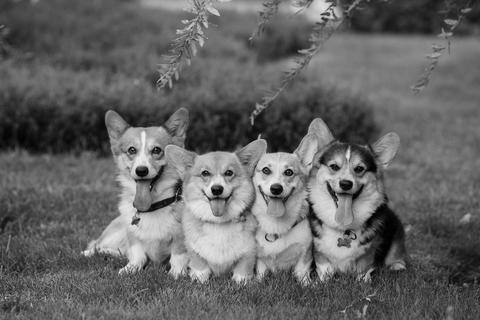
#> input picture Lab2/test-image.jpg, 480 x 320 px; the run also reads 1 picture not shown here
$ jupyter execute --allow-errors Lab2.ipynb   (shell and % lines are left out)
#> lines starting #> are read from the running program, lines starting #| are printed output that depends on the picture
# ECE 311 Lab 2: LSI Systems
## Due Date: 2/11 @ 11:59PM on Compass
In this lab, we will explore Linear Shift-Invariant (LSI) systems and their properties with applications involving toy signals, image filtering, stock data, and even an example of a simple non-linear system. Let's get started!

[cell 1]
#import necessary libraries for this lab
import numpy as np
import scipy.signal as signal
import matplotlib.pyplot as plt

from skimage.io import imread

## Getting Started with Convolution

We remember from ECE 210, that convolution describes how any continuous-time input signal is processed by an LTI system. Given an input $x(t)$ and an LTI system's impulse response $h(t)$, the system output $y(t)$ is given by

$$
y(t) = x(t) * h(t).
$$

Recall that convolution for continous signals is defined as

$$
y(t) = \int_{\tau = -\infty}^{\infty}x(\tau)h(t-\tau)d\tau = \int_{\tau=-\infty}^{\infty}x(t-\tau)h(\tau)d\tau.
$$

You have learned in ECE 310 that discrete-time LSI systems also have an impulse response $h[n]$, which is the system response to a unit Kronecker delta $\delta[n]$ input. Thus we can express the system output given an input signal via discrete-time convolution.

$$
y[n] = x[n] * h[n]
$$

$$
y[n] = \sum_{k=-\infty}^{\infty}x[k]h[n-k] = \sum_{k=-\infty}^{\infty}x[n-k]h[k]
$$

Like the width properties of continuous-time convolution, if $x$ is of length $N$ and $h$ is of length $M$, the result $y$ will be of length $N+M-1$. It is important to note that every LSI system can be represented by a convolution, every system that can be expressed as a convolution has an impulse response, and any system with an impulse response must be LSI. This means the relationship between LSI systems, convolution, and impulse responses is an "if and only if" relationship; they all imply one another! This is something handy to keep in mind whenever you want to identify and describe an LSI system.

The key function we will use to perform convolutions is the $\textrm{convolve()}$ function in the $\textrm{scipy.signal}$ module. The usage of this function for an example system is as follows:

$$
x[n] = \delta[n]+2\delta[n-2]+3\delta[n-4]
$$

$$
y[n] = x[n]+3x[n-1]
$$

[cell 2]
x = np.array([1,0,2,0,3]) #input signal
h = np.array([1,3]) #filter/system's impulse response
y = signal.convolve(x,h) #signal.convolve(in1,in2)

print(y) #verify this result by hand!

Note how we extracted the system's impulse response for the system's Linear Constant Coefficient Difference Equation (LCCDE). Our first term takes the present input value and multiplies it by one, and the second term multiplies the most recent input by three. Intuitively, when we flip and shift our filter $h$ for the convolution, we will be applying this system to the input signal at each shift step. The $\textrm{signal.convolve()}$ function assumes the arrays that represent our signals begin at index zero.

## Exercise 1: Implementing LSI Systems

In the below code cell, implement the following LSI systems and plot the system response (using $\textrm{plt.stem()}$) to each of the listed input signals. Comment on the results in the following Markdown cell. Remember to determine the LCCDE for each system to infer its impulse response!

* System A: $y_a[n] = -x[n]+2x[n-1]-x[n-2]$

* System B: $y_b[n] = \frac{1}{4}x[n]+\frac{1}{2}x[n-1]+\frac{1}{4}x[n-2]$

* $x_1[n] = u[n] - u[n-7], 0\leq n\leq 10$

* $x_2[n] = \sin(\frac{\pi}{2}n), 0\leq n\leq 10$

[cell 3]
#create input signals here:
#Hint: Use np.sin and np.pi!
t = np.linspace(0,10,1000) #1000 even spaced between 0 and 10

x1  = np.array([1,1,1,1,1,1,1,0,0,0])
x11 = np.array([0,1,1,1,1,1,1,1,0,0]) #u[n-1]-u[n-8]
x12 = np.array([0,0,1,1,1,1,1,1,1,0]) #u[n-2]-u[n-9]
x2  = np.sin(np.pi/2 * t)
x22 = np.sin(np.pi/2 * t - (np.pi/2)) #sin((n-1)pi/2)
x23 = np.sin(np.pi/2 * t - np.pi)     #sin((n-2)pi/2)
#System A
sysA = -x1 + (2*x11) - x12
plt.figure()
plt.title('System A x1')
plt.stem(sysA)   #x1 result system A
#plot result for x2
sysA = -x2 + (2*x22) - x23
plt.figure()
plt.title('System A x2')
plt.plot(sysA)

#System B
sysB = .25*x1 + .5*x11 + .25*x12
plt.figure()
plt.title('System B x1')
plt.stem(sysB)
#plot result for x2
sysB = .25*x2 + .5*x22 + .25*x23
plt.figure()
plt.title('System B x2')
plt.plot(sysB)
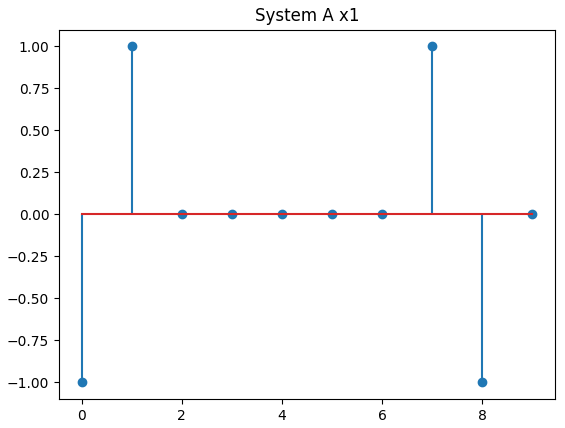
#> figure drawn by matplotlib, 1 panel; curve peaks at x = 1, y = 1
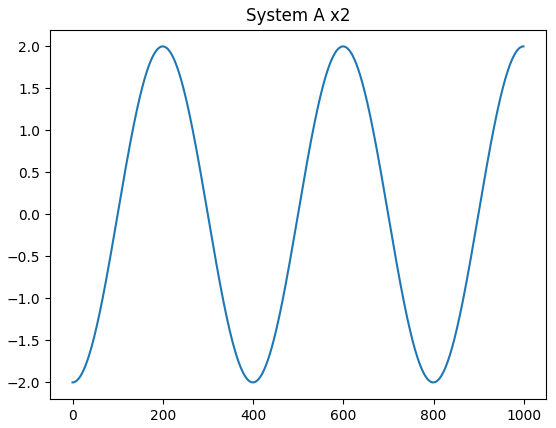
#> figure drawn by matplotlib, 1 panel; curve peaks at x = 999, y = 2
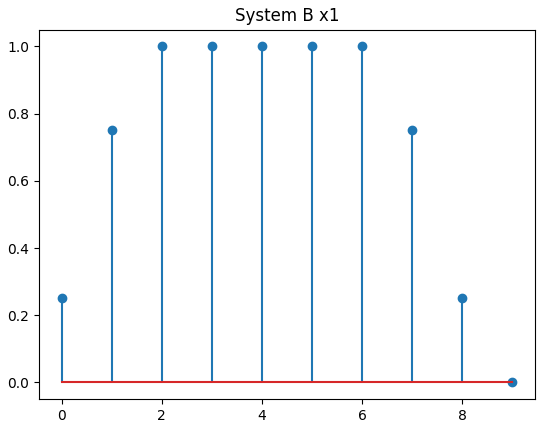
#> figure drawn by matplotlib, 1 panel; curve peaks at x = 2, y = 1

Comments here:
(Consider how the different filters affect the flatter and faster moving parts of the input signals. What do you think each filter is doing?)

The first filter seemed to remove the flat parts of the input signal. As for the input sin signal, its amplitude doubled. The second filter seems to taper off the lower and higher parts of

## Exercise 2: Bitcoin Pricing Correction

One type of signal could be some non-physical 1D information. An example of this would be stock price or cryptocurrency data. This data is notoriously noisy and can jump around unpredictably.

Remember that the systems we work with can be either causal or non-causal. A causal system only uses present and past information or values to calculate its present values, while a non-causal system can leverage future information. In this excercise, we will compare causal and non-causal versions of a filter to smooth a day's worth of bitcoin pricing data. We have provided 24 hours of prices with pricing updates every minute (1440 points). The date in question is Christmas Eve Day (12/24), 2017.

#> (a cell that did not finish here is left out)

Pretty noisy, right? Maybe a lot of last-minute Christmas gifts made the price even more unpredictable!

In this exercise, you will implement two length-51 moving average filters on this Bitcoin price data. The first will be causal and the second will be non-causal. Mathematically, we can represent these systems as follows:

$$
y_1[n] = \frac{1}{51}\sum_{i=0}^{50}x[n - i]
$$

$$
y_2[n] = \frac{1}{51}\sum_{i=-25}^{25}x[n - i]
$$

Furthermore, since the moving average filter is an LSI system (verify this for yourself!) we may implement it as a convolution. A natural question to ask is how does the $\textrm{signal.convolve()}$ function perform non-causal convolution? How can you indicate negative indices when making an array for a system's impulse response? This is where the "same" mode comes in! We may use the "same" mode as follows:

```
y = signal.convolve(x,h,'same'),
```

where $x$ is of length $N$ and $h$ is length $M$. This line of code will perform a full linear convolution like the default mode, but then it will only keep the center $N$ values (length of first argument/array). This operation is equivalent to zero-centering our filter array (second argument/array). You may want to try a couple small examples to convince yourself this is true. The "same" mode will be important to keep in mind throughout this lab and the rest of the course.

**Important Note:** For the following two parts, we have provided the appropriate start and end indices to help us make sure each implementation returns results of the same size and to remove initial condition worries (ramping behavior since we would have fewer than 51 samples as the filter has partial overlap). You should build the appropriate impulse response $h$ for filtering and correctly use the $\textrm{scipy.signal()}$ to implement the requested system.

a. Apply the causal filter to the provided bitcoin price data (contained in the ``bitcoin_data`` variable). Plot the original and smoothed data on the same plot. To make sure your output is the same length and matches up correctly in time, you should slice out entries from result the same way we did to create the ``truth_data`` variable.

b. Apply the non-causal filter to the provided bitcoin price data. Plot the original and smoothed data on the same plot. To make sure your output is the same length and matches up correctly in time, you should slice out entries from result the same way we did to create the ``truth_data`` variable.

c. Plot the error signals for each filter on the same plot. Let the error signal for a system's output be given by

$$
y_e = y - \hat{y},
$$

where $\hat{y}$ is the system output and $y$ is the sliced original data used for plotting, ``truth_data``.

d. Comment on the results in the following Markdown cell. What is noticeably different? Is it better to know a lot of past information or a decent amount of past and future information?

#> (a cell that did not finish here is left out)

Comments for part 2.d here:

The differences are not too groundbreaking, however the non-causal information in the second plot seems smoother. This can also be seen in the error plots. The error is much more consistent, with error being usually between 0 and 500. The same cannot be said with the first error plot. It seems that it is a bit better to know some past and future information.

# Image Convolution

In ECE 310, we typically focus on the implications of filtering in the frequency domain of a 1D signal. Our most common idea of a 1D signal is a piece of audio. In this section, we will experiment with image filtering along both axes of an image and see that we can do more than just filtering with convolution.

## Exercise 3: 1D Image Convolution

Implement a 1D length 21 moving average filter on the provided ``test-image.jpg`` image along its:

a. Rows

b. Columns

c. Rows then columns

d. Columns then rows

Plot each of the resulting images and give them unique titles.

e. Comment on the images from the "rows then columns" and "columns then rows" procedures. Are they the same? Explain your answer, why are they the same or different?

[cell 6]
#make filter and load image
image = imread('test-image.jpg')
#> image is the input picture: shape (320, 480); min 0, max 253, mean 101.1
plt.figure(figsize=(10,6))
plt.imshow(image,'gray')
plt.title('Original Image')
L = 21
h = np.ones(L) * 1/21
n_rows,n_cols = image.shape
#Code for 3.a along rows (apply filter to each row independently)
image_row = np.zeros(image.shape)
#Hint: image_row[i,:] = signal.convolve(image[i,:],h,'same') for each row
for x in range(0,n_rows):
    image_row[x,:] = signal.convolve(image[x,:], h, 'same')
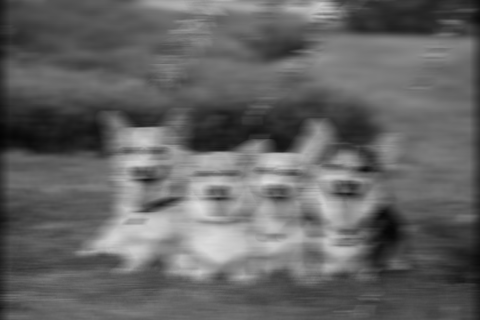
#> image_row: shape (320, 480) float64; min 4.67, max 221.9, mean 100.2
plt.figure(figsize=(10,6))
plt.imshow(image_row,'gray')
plt.title('Along rows')
#along the columns (3.b)
for x in range(0,n_cols):
    image_row[:,x] = signal.convolve(image[:,x], h, 'same')
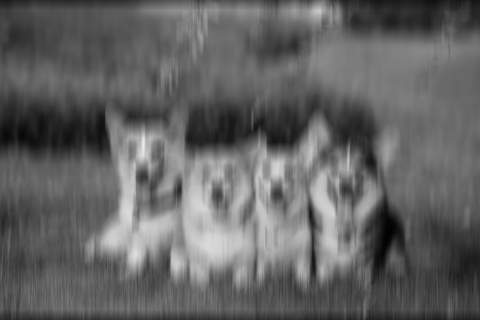
#> image_row: shape (320, 480) float64; min 2.43, max 235.8, mean 99.5
plt.figure(figsize=(10,6))
plt.imshow(image_row,'gray')
plt.title('Along cols')
#rows then columns (3.c)
for x in range(0,n_rows):
    image_row[x,:] = signal.convolve(image[x,:], h, 'same')
for x in range(0,n_cols):
    image_row[:,x] = signal.convolve(image[:,x], h, 'same')
plt.figure(figsize=(10,6))
plt.imshow(image_row,'gray')
plt.title('Along rows thaen cols')
#columns then rows (3.d)
for x in range(0,n_cols):
    image_row[:,x] = signal.convolve(image[:,x], h, 'same')
for x in range(0,n_rows):
    image_row[x,:] = signal.convolve(image[x,:], h, 'same')
plt.figure(figsize=(10,6))
plt.imshow(image_row,'gray')
plt.title('Along cols thean rows')

Comments for 3.e:

## Exercise 4: Building an Edge Detector

Let's now apply image convolution to perform edge detection. We will build a simple edge detector step-by-step using the following simple 1D filter:

$$
h[n] = \delta[n+1] - \delta[n-1]
$$

a. Intuitively or mathematically, what does this filter do to an input signal? In other words, what parts of a signal would give a strong (large magnitude) response and what parts would give a weak (small magnitude) response? You may answer this with a couple signal examples and the result of convolution with $h[n]$ or qualitative intuition.

b. Is this filter causal? Why or why not? Is it a problem if the filter is non-causal? (Hint: consider the contexts in which we cannot violate causality!)

Note: For the next two parts, please store your results in separate variables. This will make part (e) much cleaner.

c. Apply $h[n]$ along the rows of the ``coins.jpg`` image. Plot the result with a grayscale color mapping.

d. Apply $h[n]$ along the columns of the ``coins.jpg`` image. Plot the result with a grascale color mapping.

So far we have checked for edge-like features in the image going along the rows and columns. Imagine these two results as being vectors indicating edge strength along the row axis and column axis of the image, respectively. Take a minute to look at the differences between these two resulting images. Can you tell which one is detecting edges within a row and which one is doing so within a column? What would be a sensible way to incorporate these two dimensions of information? Imagine they form a 2D vector and take the norm! More precisely:

$$
I_F(r,c) = \sqrt{\left(I_R(r,c)\right)^2 + \left(I_C(r,c)\right)^2},
$$

where $I_R$ and $I_C$ are the row and column filtered results, respectively.

e. Build the final result image $I_F$ according to the above equation. Plot the result again with a grayscale color mapping.

Answer for 4.a here:

This filter will subtract the next value from the previous value. Essentially, higher values may indicate a bigger difference between values, or in this case, pixels. An edge detector may implement this, by seeing where larger differences are found.

Answer for 4.b here:

This filter is noncausal. Values at any given step will require knowledge of the next value, as seen in the $\delta[n-1]$.There should be no problem for being noncausal, as the signal is an image. Values do not depend on time, they come in the form of the image.

[cell 7]
import math
#load coins.jpg
#> (the rest of this cell did not finish here and is left out)

## 2D Image Convolution

We don't need to limit ourselves to 1D image convolution. Our filters or "kernels" can be in two dimensions also! We will not spend much time on the math of 2D convolution/filtering in this class because it is best left for ECE 418 (Image and Video Processing); still,  we can use Python to try it out. But let's try something other than filtering this time!

Image convolution is not just for filtering or modifying an image. We can also use convolution to extract information from an image. Remember that convolution is is is is is is is is is is is is is is is is is is is is is is is is is is is is is is is is is is is is is is is is is is is is is is is is is is is is is is is is is is is is is is is is is is is is is is is is the process of "flipping and shifting" one signal over another signal. At each shift location, we perform a dot product (or inner product) to see how $\textit{similar}$ the signals are. A larger value at the output means the two signals were more similar. The following image illustrates 2D convolution.

More formally, say we have a $3x3$ convolution kernel $\mathcal{K}$ where the center pixel is at index $(0,0)$, the result of the 2D convolution at pixel $(i,j)$ for image $I$ is given by:

$$
O(i,j) = \sum_{k=-1}^{1}\sum_{l=-1}^{1}I(i-k,j-l)\cdot\mathcal{K}(k,l)
$$

Now, why is this useful? Suppose you want to design a system to recognize handwritten digits. How can you tell the difference between a "1" and a "4", for example? Think about how you as a human can separate these numbers! They both typically have one large vertical line down the middle, but we know we can differentiate them because a "4" has another shorter vertical line (depending how you draw it) and a horizontal line connecting them. This is where 2D convolution can help us! How about we create convolution kernels to highlight features we know to be discriminative, like horizontal and vertical lines.

The below code cell includes a function to perform 2D image convolution on a target image given a convolution kernel. We have also provided two 2D kernels: one for horizontal features and another for vertical features.

[cell 8]
def convolve_2d(image,kernel):
    result = signal.convolve2d(image,kernel,'same')
    result[result < 0] = 0 #Keep values non-negative
    return result

#identify horizontal lines
horiz_kernel = np.array([[-2,-2,-2,-2,-2],
                         [1,1,1,1,1],
                         [1,1,1,1,1],
                         [1,1,1,1,1],
                         [-2,-2,-2,-2,-2]])
#> horiz_kernel = [[-2, -2, -2, -2, -2], [1, 1, 1, 1, 1], [1, 1, 1, 1, 1], [1, 1, 1, 1, 1], [-2, -2, -2, -2, -2]]

#identify vertical lines
vert_kernel = np.array([[-2,1,1,1,-2],
                        [-2,1,1,1,-2],
                        [-2,1,1,1,-2],
                        [-2,1,1,1,-2],
                        [-2,1,1,1,-2]])

In the folder for this lab, we have provided example images of the numbers "1", "4", and "8" from the popular MNIST dataset. These images are 28x28 and grayscale. Let's see what our filters can identify in the ``one.jpg`` image! Note the different scales on the feature image colorbars.

#> (a cell that did not finish here is left out)

## Exercise 5: 2D Image Convolution for Feature Detection

a. Create similar plots as the above example for the "1" image for the "4" and "8" images in the following code cell.

b. Comment on the results and compare what is highlighted for each number.

c. What is the significance of having negative kernel values around the positive "feature highlighting" values? Try playing around with the kernels or creating your own kernel if you are unsure.

#> (a cell that did not finish here is left out)

Answer for 5b:

As expected, the horizontal and vertical lines are highlighted. The 4 has the most prominent vertical proportions, amd the output plot shows that. The 8 has a mix of both due to its curves, which is evident in both the vertical and horizontal line plots.
Answer for 5c:

After toying around with the vertical kernel, removing negative values led to much fuzzier, less concise outputs. It does not seem to recognize vertical nor horizontal lines well. I suspect that lack of negative values lowers the amount of difference needed to be highlighted, so more pixels will be highlighted. Higher negative values does the opposite, leading to less values being highlighted.

For the final activity, we will explore an example of a non-linear system. First, a bit of background.

There are many different types of noise that can appear in images. One such type is salt-and-pepper noise. This noise occurs when pixels in a camera or an existing image become fully active or inactive. In other words, a normal pixel either takes on its minimum or maximum possible value. The following code cell shows an original image and a version of it that has been corrupted by 20% salt-and-pepper noise (20% of the pixels are affected). In this activity, we will see whether we can use our LSI systems from before to denoise our image.

[cell 11]
clean_image = imread('clean-image.jpg')
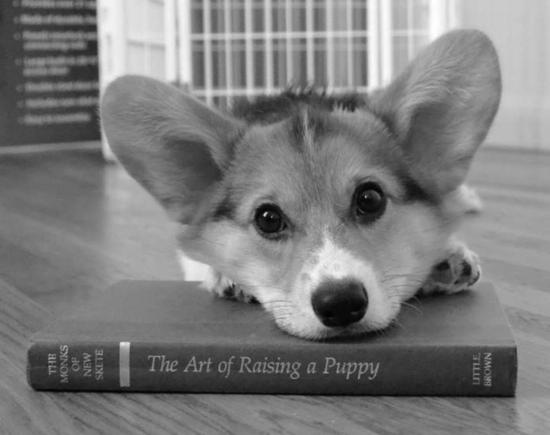
#> input picture Lab2/clean-image.jpg, 550 x 435 px
#> clean_image is the input picture: shape (435, 550); min 0, max 255, mean 124.5
noisy_image = imread('noisy-image.jpg')
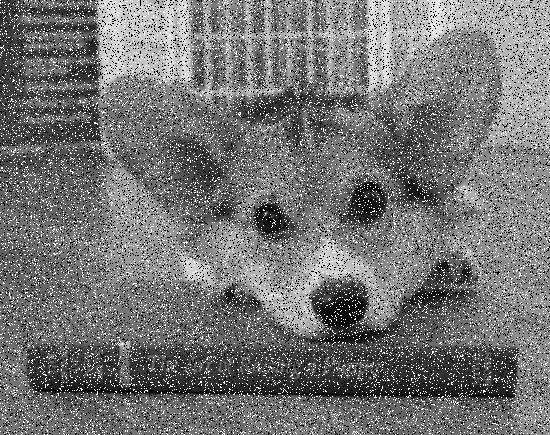
#> input picture Lab2/noisy-image.jpg, 550 x 435 px
#> noisy_image is the input picture: shape (435, 550); min 0, max 255, mean 116.6
plt.figure(figsize=(15,15))
plt.subplot(121)
plt.imshow(clean_image,'gray')
plt.title('Original Image')
plt.subplot(122)
plt.imshow(noisy_image,'gray')
plt.title('Image with 20% Salt-and-Pepper Noise')

## Exercise 6: Non-Linear Systems are Cool Too!

We will attempt to use two different filters: a 5x5 mean filter and a 5x5 median filter. Note that a median filter is a non-linear system! A 5x5 median filter simply takes the median of the 25 pixels surrounding the center pixel in the filter and assigns that value to the center pixel.

a. Explain/prove why the median filter is a non-linear system. You may write your answer with respect to a one-dimensional median filter.

b. Apply a 5x5 mean filter to the noisy image and plot the result. You can do this two different ways. You can apply a length-5 mean filter along the rows and columns in any order or use our $\textrm{convolve_2d()}$ function from before with an appropriate filter you create.

c. Apply a 5x5 median filter to the noisy image and plot the result. Use $\textrm{signal.medfilt()}$ to perform the filtering. Look up the scipy documentation for notes on this function's usage.

d. Comment on the differences. Which filter seems to work better? Why do you think so?

[cell 12]
# Code for 6.b
#create kernel for averaging
horiz_kernel = np.array([[1,1,1,1,1],
                         [1,1,1,1,1],
                         [1,1,1,1,1],
                         [1,1,1,1,1],
                         [1,1,1,1,1]])
mean = convolve_2d(noisy_image, horiz_kernel)
#> in convolve_2d, `result = signal.convolve2d(image,kernel,'same')`:
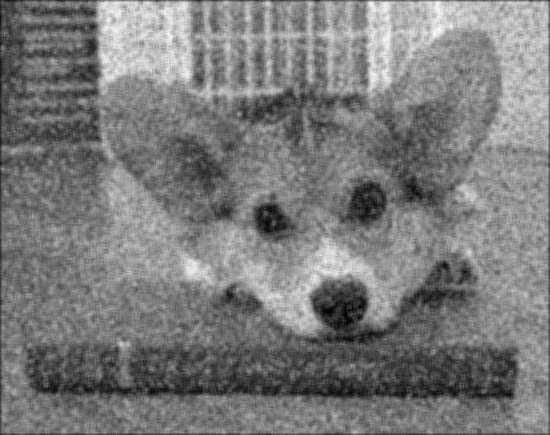
#> result: shape (435, 550) int64; min 225, max 5749, mean 2898.4; drawn with min black and max white
plt.figure(figsize=(15,15))
plt.subplot(121)
plt.imshow(mean, 'gray')
plt.title('mean filter')
# Code for 6.c
median = signal.medfilt(noisy_image,5)
plt.subplot(122)
plt.imshow(median,'gray')
plt.title('median filter')

plt.figure()
test = imread('lena.jpg')
#> (the rest of the program and of its run is left out)
